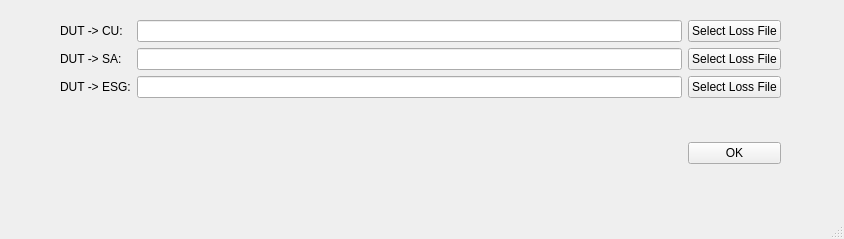
<?xml version="1.0" encoding="UTF-8"?>
<ui version="4.0">
 <class>Window_selectlossfile</class>
 <widget class="QMainWindow" name="Window_selectlossfile">
  <property name="geometry">
   <rect>
    <x>0</x>
    <y>0</y>
    <width>844</width>
    <height>239</height>
   </rect>
  </property>
  <property name="windowTitle">
   <string>Select Loss File</string>
  </property>
  <widget class="QWidget" name="centralwidget">
   <widget class="QWidget" name="">
    <property name="geometry">
     <rect>
      <x>60</x>
      <y>20</y>
      <width>721</width>
      <height>144</height>
     </rect>
    </property>
    <layout class="QGridLayout" name="gridLayout_2">
     <item row="0" column="0">
      <layout class="QGridLayout" name="gridLayout">
       <item row="0" column="0">
        <widget class="QLabel" name="label">
         <property name="text">
          <string>DUT -&gt; CU:</string>
         </property>
        </widget>
       </item>
       <item row="0" column="1">
        <widget class="QLineEdit" name="lineEdit_CUlossfile"/>
       </item>
       <item row="1" column="0">
        <widget class="QLabel" name="label_2">
         <property name="text">
          <string>DUT -&gt; SA:</string>
         </property>
        </widget>
       </item>
       <item row="1" column="1">
        <widget class="QLineEdit" name="lineEdit_SAlossfile"/>
       </item>
       <item row="2" column="0">
        <widget class="QLabel" name="label_3">
         <property name="text">
          <string>DUT -&gt; ESG:</string>
         </property>
        </widget>
       </item>
       <item row="2" column="1">
        <widget class="QLineEdit" name="lineEdit_ESGLOSS">
         <property name="text">
          <string/>
         </property>
        </widget>
       </item>
      </layout>
     </item>
     <item row="1" column="0" rowspan="2">
      <spacer name="horizontalSpacer">
       <property name="orientation">
        <enum>Qt::Horizontal</enum>
       </property>
       <property name="sizeHint" stdset="0">
        <size>
         <width>40</width>
         <height>20</height>
        </size>
       </property>
      </spacer>
     </item>
     <item row="2" column="1">
      <widget class="QPushButton" name="pushButton_ok">
       <property name="text">
        <string>OK</string>
       </property>
      </widget>
     </item>
     <item row="0" column="1">
      <layout class="QVBoxLayout" name="verticalLayout_2">
       <item>
        <widget class="QPushButton" name="pushButton_selectCUloss">
         <property name="text">
          <string>Select Loss File</string>
         </property>
        </widget>
       </item>
       <item>
        <widget class="QPushButton" name="pushButton_selectSAloss">
         <property name="text">
          <string>Select Loss File</string>
         </property>
        </widget>
       </item>
       <item>
        <widget class="QPushButton" name="pushButton_selectESGloss">
         <property name="text">
          <string>Select Loss File</string>
         </property>
        </widget>
       </item>
      </layout>
     </item>
    </layout>
   </widget>
  </widget>
  <widget class="QMenuBar" name="menubar">
   <property name="geometry">
    <rect>
     <x>0</x>
     <y>0</y>
     <width>844</width>
     <height>26</height>
    </rect>
   </property>
  </widget>
  <widget class="QStatusBar" name="statusbar"/>
 </widget>
 <resources/>
 <connections/>
</ui>
